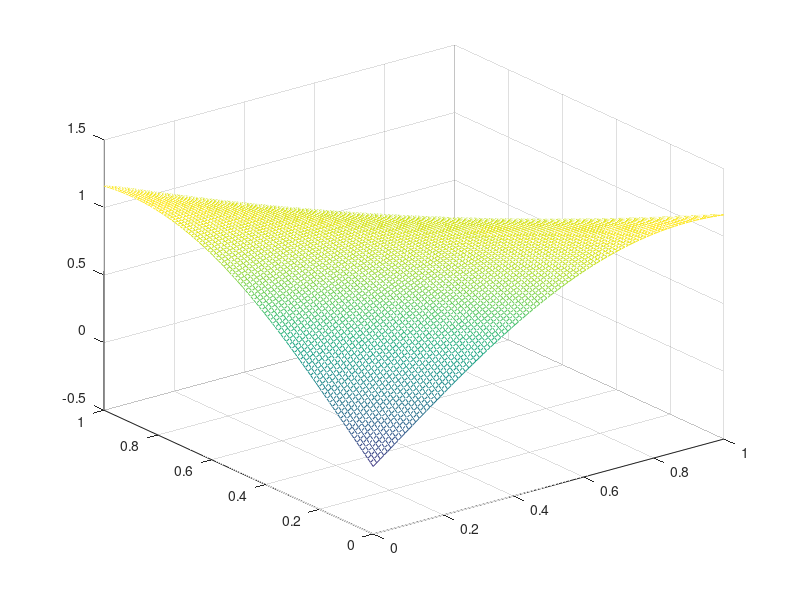

MATLAB code to generate this figure: (Note: this script raises an error after producing the figure.)
% A Unit test in 2 dimensions for mbpObjective.m, mbpGradient.m, maxBandPoint.m
% and alMaxBandPoint.m

close all;
clear all;
addpath ../LipLibkky/

% For the experiments
resolution = 100;

% Test 2 : Two Dimensions
% -----------------------
fprintf('Test in 2 Dimensions\n');

% specify the function 
f = @(T) diag(T*T') /4 + sin(2*T(:,1) + 2*T(:, 2));
% Plot the function
t1 = linspace(0,1,resolution); [T1 T2] = meshgrid(t1, t1); t = [T1(:), T2(:)];
ft = f(t); fT = reshape(ft, resolution, resolution);
figure;
mesh(T1, T2, fT);

% test for Uncertainty Reduction
% ==============================
numALIters = 300;
ucParams.numALCandidates = 40;
ucParams.lowestLogliklVal = -1;
ucParams.alBandwidth = 0.01;
ucParams.logLiklRange = 5;
bounds = [0 1; 0 1];

[ucPts, ucVals] = alGPUncertaintyReduction(f, [], [], bounds, numALIters, ...
  ucParams);
figure;
contour(T1, T2, fT); hold on,
plot(ucPts(:,1), ucPts(:,2), 'rx');

